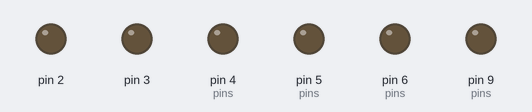
Simulated run of this sketch. Board: Arduino Uno, built with avr-gcc and run on an emulated ATmega328P. On the bench: output pins drawn as LEDs (lit = HIGH). What the sketch prints to the serial monitor is not drawn.

Above: at 0.1 s.
At 0.9 s:
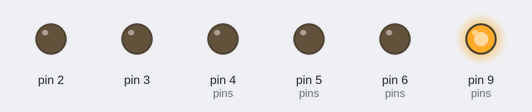
Timing chart, 0 to 2.4 s (numbered marks = the images above):
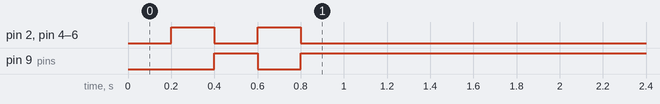

The sketch:

rboard.ino
```cpp
// int pin1 = 5;
// int pin2 = 2;
// int pin3 = 3;
// int pin4 = 4;

 int pins[4] = {4,5,6,9};

 char sinput;

void setup()
{
 Serial.begin(9600);
 Serial.println("running...");
 Serial.setTimeout(2);

 pinMode(2, OUTPUT);
 pinMode(3, OUTPUT);
 pinMode(4, OUTPUT);
 pinMode(5, OUTPUT);
 pinMode(9, OUTPUT);
 pinMode(6, OUTPUT);
 delay(200);
 digitalWrite(2, HIGH);
 digitalWrite(5, HIGH);
 digitalWrite(4, HIGH);
 digitalWrite(9, LOW);
 digitalWrite(6, HIGH);
 delay(200);
 digitalWrite(2, LOW);
 digitalWrite(5, LOW);
 digitalWrite(4, LOW);
 digitalWrite(9, HIGH);
 digitalWrite(6, LOW);
 delay(200);
 digitalWrite(2, HIGH);
 digitalWrite(5, HIGH);
 digitalWrite(4, HIGH);
 digitalWrite(9, LOW);
 digitalWrite(6, HIGH);
 delay(200);
  digitalWrite(2, LOW);
 digitalWrite(5, LOW);
 digitalWrite(4, LOW);
 digitalWrite(9, HIGH);
 digitalWrite(6, LOW);
 delay(200);
}

String serialInput = "";


void switchPin(int pin, byte pinnow){
  Serial.println(pinnow);
  if (pinnow == 1) {
    digitalWrite(pin, HIGH);
  }
  else {
    digitalWrite(pin, LOW);
  }
}

void loop()
{
  if( Serial.available() > 0) {
     sinput = Serial.read();
     if (sinput == '\n') {
        //Serial.println(serialInput); //prints string to serial port out
        if (serialInput.length() >= 4) {
           for (int i = 0; i < serialInput.length(); i++) {
           // String inp = String(serialInput[i]);
           // if (inp == "") Serial.print(serialInput[i]);

            if ( i == 1 ) {
              switchPin(pins[i], serialInput[0]);
            }
            else {
              switchPin(pins[i], serialInput[i]);
            }

           }

        }
        serialInput = ""; //clears variable for new input
        Serial.flush();
      }
     else {
        serialInput += sinput; //makes the string readString
      }
     }
     //Serial.print(pins[0]);
     //Serial.print(pins[1]);
     //Serial.print(pins[2]);
     //Serial.println(pins[3]);

  }
```
